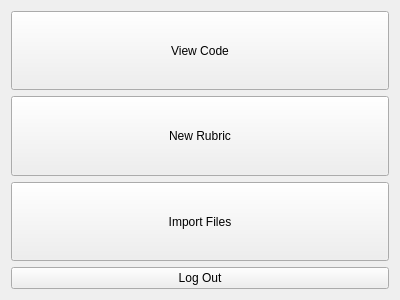
<?xml version="1.0" encoding="UTF-8"?>
<ui version="4.0">
 <class>DataView</class>
 <widget class="QWidget" name="DataView">
  <property name="geometry">
   <rect>
    <x>0</x>
    <y>0</y>
    <width>400</width>
    <height>300</height>
   </rect>
  </property>
  <property name="sizePolicy">
   <sizepolicy hsizetype="Expanding" vsizetype="Expanding">
    <horstretch>0</horstretch>
    <verstretch>0</verstretch>
   </sizepolicy>
  </property>
  <property name="windowTitle">
   <string>Axolotl Development</string>
  </property>
  <layout class="QVBoxLayout" name="verticalLayout">
   <item>
    <widget class="QPushButton" name="pushButton">
     <property name="sizePolicy">
      <sizepolicy hsizetype="Expanding" vsizetype="Expanding">
       <horstretch>0</horstretch>
       <verstretch>0</verstretch>
      </sizepolicy>
     </property>
     <property name="text">
      <string>View Code</string>
     </property>
    </widget>
   </item>
   <item>
    <widget class="QPushButton" name="pushButton_2">
     <property name="sizePolicy">
      <sizepolicy hsizetype="Expanding" vsizetype="Expanding">
       <horstretch>0</horstretch>
       <verstretch>0</verstretch>
      </sizepolicy>
     </property>
     <property name="text">
      <string>New Rubric</string>
     </property>
    </widget>
   </item>
   <item>
    <widget class="QPushButton" name="pushButton_3">
     <property name="sizePolicy">
      <sizepolicy hsizetype="Expanding" vsizetype="Expanding">
       <horstretch>0</horstretch>
       <verstretch>0</verstretch>
      </sizepolicy>
     </property>
     <property name="text">
      <string>Import Files</string>
     </property>
    </widget>
   </item>
   <item>
    <widget class="QPushButton" name="pushButton_4">
     <property name="sizePolicy">
      <sizepolicy hsizetype="Minimum" vsizetype="Minimum">
       <horstretch>0</horstretch>
       <verstretch>0</verstretch>
      </sizepolicy>
     </property>
     <property name="layoutDirection">
      <enum>Qt::LeftToRight</enum>
     </property>
     <property name="text">
      <string>Log Out</string>
     </property>
    </widget>
   </item>
  </layout>
 </widget>
 <resources/>
 <connections/>
</ui>
